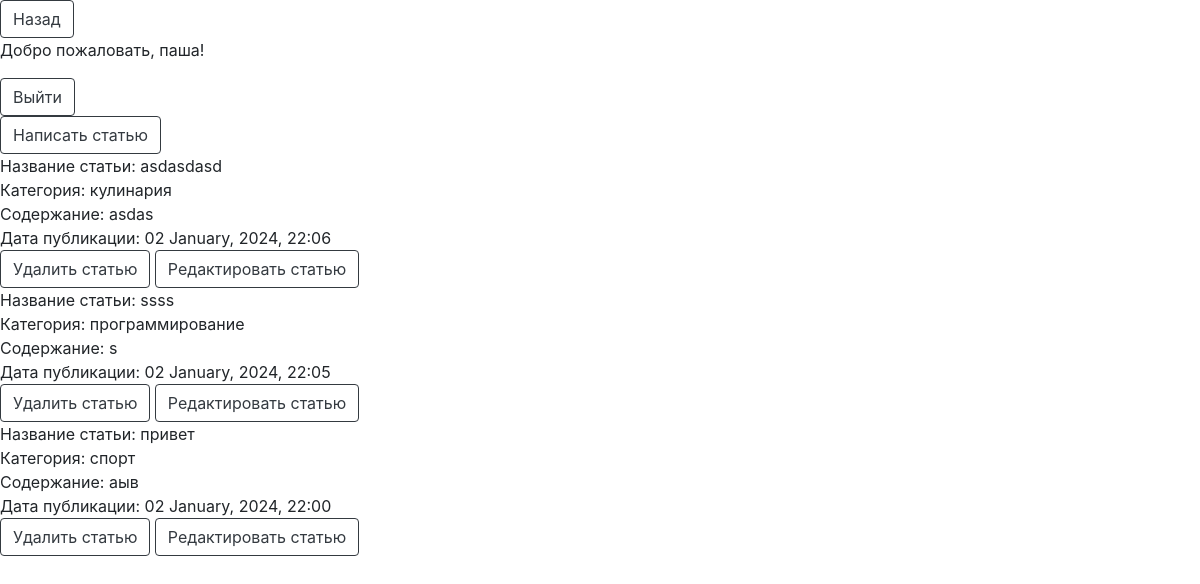
The app's page /your_profile (signed in) with its own data.
### models.py (models this page shows)
class Base(DeclarativeBase):
    id: Mapped[int_pk]
    created_at: Mapped[datetime] = Column(DateTime, default=utcnow)

class User(Base, UserMixin):
    __tablename__ = 'users'
    username: Mapped[str]
    email: Mapped[str]
    password: Mapped[str]
    articles: Mapped[list['Article']] = relationship(
        back_populates='user',
        cascade='all'
    )

class Article(Base):
    __tablename__ = 'articles'
    name_of_article: Mapped[str]
    category: Mapped[str]
    text_of_article: Mapped[str]
    user_id: Mapped[int] = mapped_column(ForeignKey('users.id'))
    user: Mapped['User'] = relationship(back_populates='articles')

### app.py (the view)
@app.route('/your_profile')
def your_profile_page():
    if current_user.is_authenticated:
        session = SessionFactory()
        current_user_id = current_user.id
        your_articles = session.query(Article).filter_by(user_id=current_user_id).order_by(desc(Article.created_at)).all()
        return render_template('forum/your_profile.html', articles=your_articles)
    return render_template('forum/your_profile.html')

### app.py (called while the page is built)
@login_manager.user_loader
def load_user(id):
    session = SessionFactory()
    return session.query(User).get(int(id))

### templates/forum/your_profile.html (shortened to what this page needs)
<!DOCTYPE html>
<html lang="en">
<head>
    <link rel="stylesheet" href="https://stackpath.bootstrapcdn.com/bootstrap/4.3.1/css/bootstrap.min.css">
</head>
<body>
<button onclick="window.location.href='{{ url_for('main_page') }}';" type="button" class="btn btn-outline-dark">Назад</button>
{% if current_user.is_authenticated %}
   <p>Добро пожаловать, {{ current_user.username }}!</p>
    <button onclick="window.location.href='{{ url_for('logout_page') }}';" type="button" class="btn btn-outline-dark">Выйти</button>
    <br>
    <button onclick="window.location.href='{{ url_for('create_article_page') }}';" type="button" class="btn btn-outline-dark">Написать статью</button>
    {% for article in articles %}
        <div>Название статьи: {{ article.name_of_article }}</div>
        <duv>Категория: {{ article.category }}</duv>
        <div>Содержание: {{ article.text_of_article }}</div>
        <div>Дата публикации: {{ article.created_at.strftime('%d %B, %Y, %H:%M') }}</div>
        <button onclick="window.location.href='{{ url_for('delete_article_page', id=article.id) }}';" type="button" class="btn btn-outline-dark">Удалить статью</button>
        <button onclick="window.location.href='{{ url_for('update_article_page', id=article.id) }}';" type="button" class="btn btn-outline-dark">Редактировать статью</button>
        <br>
    {% endfor %}
{% else %}
   <p>Извините, я вас не знаю.</p>
    <button onclick="window.location.href='{{ url_for('register_page') }}';" type="button" class="btn btn-outline-dark">Регистрация</button>
    <button onclick="window.location.href='{{ url_for('login_page') }}';" type="button" class="btn btn-outline-dark">Войти</button>
{% endif %}
</body>
</html>

### records on screen
User: username "паша"
Article: name_of_article "asdasdasd", category "кулинария", text_of_article "asdas", created_at "02 January, 2024, 22:06"
Article: name_of_article "ssss", category "программирование", text_of_article "s", created_at "02 January, 2024, 22:05"
Article: name_of_article "привет", category "спорт", text_of_article "аыв", created_at "02 January, 2024, 22:00"
